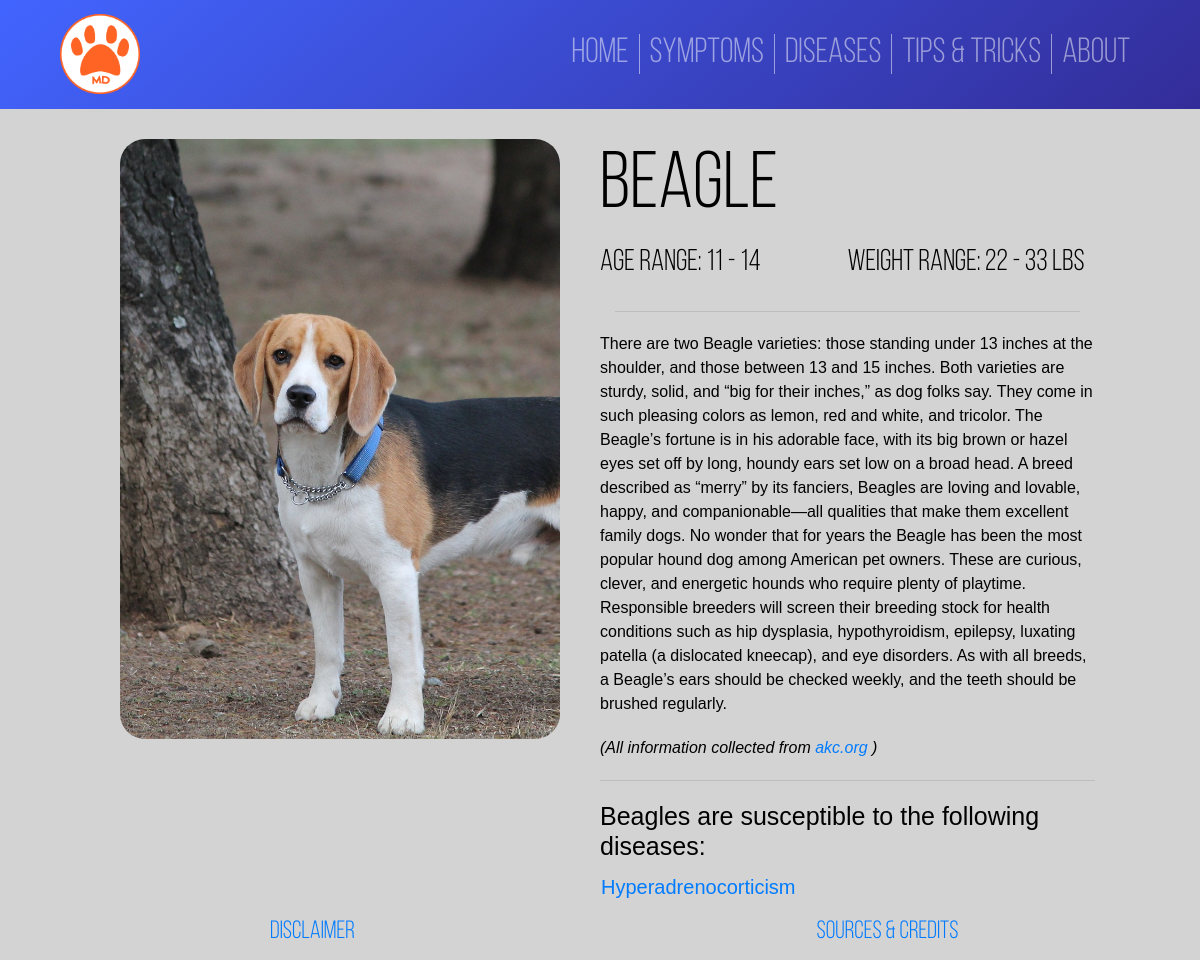
Page /ActualPages/breed?breed_id=2 on the committed database.
### tables this page shows
CREATE TABLE `breeds` (
  `Bre_id` int(11) DEFAULT NULL,
  `Bre_name` varchar(50) DEFAULT NULL,
  `Bre_code` char(3) DEFAULT NULL,
  `image` text,
  `age` int(11) DEFAULT NULL,
  `weight` float DEFAULT NULL,
  `description` text
);

### ActualPages/Breed.php (the view, shortened to what this page needs)
<!DOCTYPE html>
<html lang="en">
<head>
    <?php
        include("../Master/Header.php");
        include("../Master/Connection.php");
    ?>
    <?php
        $breed_id = $_GET['breed_id'];
        $getBreedInfo = $conn->prepare("SELECT * FROM Breeds WHERE Bre_id=?");
        $getBreedInfo->bind_param("i", $breed_id);
        $getBreedInfo->execute();
        $result = $getBreedInfo->get_result();
        while($row = $result->fetch_assoc()){
            $name = $row["Bre_name"];
            $imgSrc = $row["image"];
            $age = $row["age"];
            $weight = $row["weight"];
            $description = $row["description"];
        }
        $getConnect_BD = $conn->prepare("SELECT Dis_name, connect_bd.Dis_id FROM connect_bd JOIN diseases on diseases.dis_id = connect_bd.dis_id and Bre_id = ?");
        $getConnect_BD->bind_param("i", $breed_id);
        $getConnect_BD->execute();
        $connect_bd = $getConnect_BD->get_result();
    ?>
</head>
<body>
    <div class="page-container">
        <br>
        <div class="row" id="top">
            <div class="col-lg-6" id="image_container">
                <img id="image" src="..<?php echo $imgSrc; ?>">
            </div>
            <div class="col-lg-6">
                <div class="row" id="divName"><h1 id="name"><?php echo $name; ?></h1></div>
                <div class="row" id="ageweight">
                    <div class="col-lg-6 p-0"><h3 id="age">Age range: <?php echo $age-2, ' - ', $age+1; ?></h3></div>
                    <div class="col-lg-6 p-0"><h3 id="weight">Weight range: <?php echo $weight-($weight*0.2), ' - ', $weight+($weight*0.2); ?> lbs</h3></div>
                </div>
                <hr>
                <div class="row">
                    <p id="description"><?php echo $description; ?></p>
                    <i id="description">(All information collected from <a href="https://www.akc.org" target="_blank"> akc.org </a>)</i>
                </div>
                <div class="row">
                    <div>
                        <?php
                            if($connect_bd->num_rows > 0)
                            {
                                echo '<hr><h5 class="disease_row">'.$name.'s are susceptible to the following diseases:</h5>';
                            }
                        ?>
                    </div>
                </div>
                <div class="row">
                    <table>
                    <?php
                        while($row = $connect_bd->fetch_assoc())
                        {
                            $dis_name = $row["Dis_name"];
                            $dis_id = $row["Dis_id"];
                            echo '<tr><td><a class="disease_row" href="disease?disease_id='.$dis_id.'">'.$dis_name.'</a></td></tr>';
                        }
                    ?>
                    </table>
                </div>
            </div>
        </div>
    </div>
    <?php include("../Master/Footer.php");?>
</body>
</html>

### CSS/Main.css (style rules this page uses)
:root { font-size: 20px; font-family: 'Bebas Neue'; --text-primary: #000000; --text-secondary: #FF6425; --bg-primary: linear-gradient(to bottom right, #ffae00, rgb(255, 0, 179)); --primary: #FF6425; }
body { color: var(--text-primary); font-family: "Bebas Neue Book"; background-color: lightgray; }
.page-container { position: relative; height: 100%; }

### ActualPages/Breed.php (style rules this page uses)
.page-container { margin-left: 10vw; margin-right:10vw; }
#image_container { position:relative; height: 30rem; width:10rem; text-align:right; overflow:hidden; padding-right:2rem; }
#image { height:100%; width:100%; border-radius: 25px; object-fit:cover; }
#divName, #name { color:black; font-size:4rem; }
#age { color:black; font-size:1.5rem; }
#weight { color:black; font-size:1.5rem; }
#description { color:black; font-family: 'Lucida Sans', 'Lucida Sans Regular', 'Lucida Grande', 'Lucida Sans Unicode', Geneva, Verdana, sans-serif; font-size:.8rem; }
.disease_row { display:block; font-family: 'Lucida Sans', 'Lucida Sans Regular', 'Lucida Grande', 'Lucida Sans Unicode', Geneva, Verdana, sans-serif; }

### rows in the picture
breeds: image (picture), Bre_name "Beagle", $age-2 "11", $age+1 "14", $weight-($weight*0.2) "22", $weight+($weight*0.2) "33", description "There are two Beagle varieties: those standing under 13 inches at the shoulder, and those between 13 and 15 inches. Both varieties are sturdy, solid, and “big for their inches,” as dog folks say. They come in such pleasing colors as lemon, red and white, and tricolor. The Beagle’s fortune is in his adorable face, with its big brown or hazel eyes set off by long, houndy ears set low on a broad head. A breed described as “merry” by its fanciers, Beagles are loving and lovable, happy, and companionable—all qualities that make them excellent family dogs. No wonder that for years the Beagle has been the most popular hound dog among American pet owners. These are curious, clever, and energetic…"

### other values in the picture
$dis_name "Hyperadrenocorticism"
